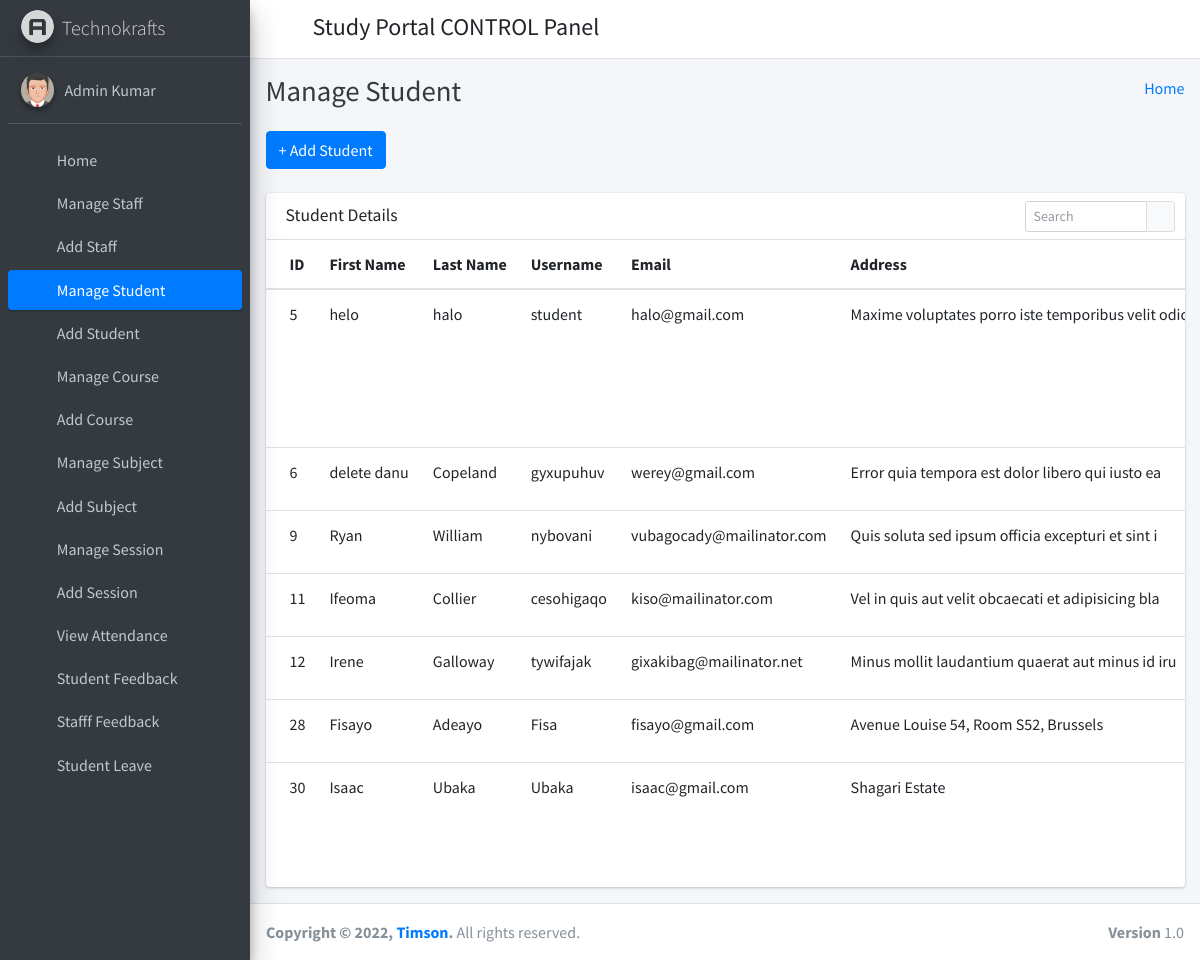
Screenshot of /manage_student/ (signed in) with the database file from the repository.
### student_management_app/models.py (models this page shows)
class CustomUser(AbstractUser):
    user_type_data = ((1, "HOD"), (2, "Staff"), (3, "Student"))
    user_type = models.CharField(default=1, choices=user_type_data, max_length=10)

class Students(models.Model):
    id = models.AutoField(primary_key=True)
    admin = models.OneToOneField(CustomUser, on_delete = models.CASCADE)
    gender = models.CharField(max_length=50)
    profile_pic = models.FileField()
    address = models.TextField()
    course_id = models.ForeignKey(Courses, on_delete=models.CASCADE)
    session_year_id = models.ForeignKey(SessionYearModel, on_delete=models.CASCADE)
    created_at = models.DateTimeField(auto_now_add=True)
    updated_at = models.DateTimeField(auto_now=True)
    objects = models.Manager()

### student_management_app/HodViews.py (the view)
# urls.py: path('manage_student/', HodViews.manage_student, name="manage_student"),
def manage_student(request):
    students = Students.objects.all()
    context = {
        "students": students
    }
    return render(request, 'hod_template/manage_student_template.html', context)

### student_management_app/LoginCheckMiddleWare.py (called while the page is built, shortened)
    def process_view(self, request, view_func, view_args, view_kwargs):
        modulename = view_func.__module__
        user = request.user
        if user.is_authenticated:
            if user.user_type == "1":
                if modulename == "student_management_app.HodViews":
                    pass
                elif modulename == "student_management_app.views" or modulename == "django.views.static":
                    pass
                else:
                    return redirect("admin_home")
            else:
                return redirect("login")
        else:
            if request.path == reverse("login") or request.path == reverse("doLogin"):
                pass
            else:
                return redirect("login")

### student_management_app/templates/hod_template/manage_student_template.html (shortened to what this page needs)
{% extends 'hod_template/base_template.html' %}
{% block page_title %}
    Manage Student
{% endblock page_title %}
{% block main_content %}
{% load static %}
<section class="content">
        <div class="container-fluid">
            <a class="btn btn-primary" href="{% url 'add_student' %}" role="button">+ Add Student</a> <br/>&nbsp;
            <div class="row">
                <div class="col-md-12">
                    <div class="card">
                        <div class="card-header">
                            <h3 class="card-title">Student Details</h3>
                            <div class="card-tools">
                            <div class="input-group input-group-sm" style="width: 150px;">
                                <input type="text" name="table_search" class="form-control float-right" placeholder="Search">
                                <div class="input-group-append">
                                <button type="submit" class="btn btn-default"><i class="fas fa-search"></i></button>
                                </div>
                            </div>
                            </div>
                        </div>
                        <div class="card-body table-responsive p-0">
                            <table class="table table-hover text-nowrap">
                            <thead>
                                <tr>
                                <th>ID</th>
                                <th>First Name</th>
                                <th>Last Name</th>
                                <th>Username</th>
                                <th>Email</th>
                                <th>Address</th>
                                </tr>
                            </thead>
                            <tbody>
                                {% for student in students %}
                                <tr>
                                <td>{{ student.admin.id }}</td>
                                <td>{{ student.admin.first_name }}</td>
                                <td>{{ student.admin.last_name }}</td>
                                <td>{{ student.admin.username }}</td>
                                <td>{{ student.admin.email }}</td>
                                <td>{{ student.address }}</td>
                                </tr>
                                {% endfor %}
                            </tbody>
                            </table>
                        </div>
                        </div>
                </div>
            </div>
        </div>
      </section>
  {% endblock main_content %}

### student_management_app/templates/hod_template/base_template.html (shortened to what this page needs)
{% load static %}
<!DOCTYPE html>
<html>
<head>
  <link rel="stylesheet" href="{% static "fontawesome-free/css/all.min.css" %}">
  <link rel="stylesheet" href="https://code.ionicframework.com/ionicons/2.0.1/css/ionicons.min.css">
  <link rel="stylesheet" href="{% static 'tempusdominus-bootstrap-4/css/tempusdominus-bootstrap-4.min.css' %}">
  <link rel="stylesheet" href="{% static "icheck-bootstrap/icheck-bootstrap.min.css" %}">
  <link rel="stylesheet" href="{% static "jqvmap/jqvmap.min.css" %}">
  <link rel="stylesheet" href="{% static 'dist/css/adminlte.min.css'  %}">
  <link rel="stylesheet" href="{% static "overlayScrollbars/css/OverlayScrollbars.min.css" %}">
  <link rel="stylesheet" href="{% static "daterangepicker/daterangepicker.css" %}">
  <link rel="stylesheet" href="{% static "summernote/summernote-bs4.css" %}">
</head>
<body class="hold-transition sidebar-mini layout-fixed">
  <div class="wrapper">
    <nav class="main-header navbar navbar-expand navbar-white navbar-light">
      <ul class="navbar-nav">
        <li class="nav-item">
          <a class="nav-link" data-widget="pushmenu" href="#" role="button"><i class="fas fa-bars"></i></a>
        </li>
      </ul>
      <h4 style="margin-left: 10px; margin-top: 5px;">Study Portal CONTROL Panel </h4>
      <ul class="navbar-nav ml-auto">
      <li class="nav-item dropdown">
        <a class="nav-link" data-toggle="dropdown" href="#" aria-expanded="false">
          <i class="fas fa-cog"></i>
        </a>
      </li>
    </ul>
    </nav>
    {% include 'hod_template/sidebar_template.html' with user=user id=id %}
    <div class="content-wrapper">
      <div class="content-header">
        <div class="container-fluid">
          <div class="row mb-2">
            <div class="col-sm-6">
              <h1 class="m-0 text-dark">
                {% block page_title %}
                {% endblock page_title %}
              </h1>
            </div>
            <div class="col-sm-6">
              <ol class="breadcrumb float-sm-right">
                <li class="breadcrumb-item"><a href="{% url 'admin_home' %}">Home</a></li>
              </ol>
            </div>
          </div>
        </div>
      </div>
      {% block main_content %}
      {% endblock main_content %}
    </div>
    {% include 'hod_template/footer.html' %}
  </div>
</body>
</html>

### student_management_app/templates/hod_template/sidebar_template.html (shortened to what this page needs)
{% load static %}
<aside class="main-sidebar sidebar-dark-primary elevation-4">
      <a href="{% url 'admin_home' %}" class="brand-link">
        <img src="{% static 'dist/img/AdminLTELogo.png' %}" alt="AdminLTE Logo" class="brand-image img-circle elevation-3"
            style="opacity: .8">
        <span class="brand-text font-weight-light">Technokrafts</span>
      </a>
      <div class="sidebar">
        <div class="user-panel mt-3 pb-3 mb-3 d-flex">
          <div class="image">
            <img src="{% static 'dist/img/user2-160x160.jpg' %}" class="img-circle elevation-2" alt="User Image">
          </div>
          <div class="info">
            <a href="{% url 'admin_profile' %}" class="d-block">{{ user.first_name }} {{ user.last_name }}</a>
          </div>
        </div>
        <nav class="mt-2">
          <ul class="nav nav-pills nav-sidebar flex-column" data-widget="treeview" role="menu" data-accordion="false">
            <li class="nav-item">
              {% url 'admin_home' as admin_home %}
              <a href="{{ admin_home }}" class="nav-link {% if request.path == admin_home %} active {% endif %}">
                <i class="nav-icon fas fa-tachometer-alt"></i>
                <p>
                  Home
                </p>
              </a>
            </li>
            <li class="nav-item">
              {% url 'manage_staff' as manage_staff %}
              {% url 'edit_staff' staff_id=id as edit_staff %}
              <a href="{{ manage_staff }}" class="nav-link {% if request.path == manage_staff %} active {% endif %} {% if request.path == edit_staff %} active {% endif %}">
                <i class="nav-icon fas fa-chalkboard-teacher"></i>
                <p>
                  Manage Staff
                </p>
              </a>
            </li>
            <li class="nav-item">
              {% url 'add_staff' as add_staff %}
              <a href="{{ add_staff }}" class="nav-link {% if request.path == add_staff %} active {% endif %}">
                <i class="nav-icon fas fa-th"></i>
                <p>
                  Add Staff
                </p>
              </a>
            </li>
            <li class="nav-item">
              {% url 'manage_student' as manage_student %}
              {% url 'edit_student' student_id=id as edit_student %}
              <a href="{{ manage_student }}" class="nav-link {% if request.path == manage_student %} active {% endif %} {% if request.path == edit_student %} active {% endif %}">
                <i class="nav-icon fas fa-user-graduate"></i>
                <p>
                  Manage Student
                </p>
              </a>
            </li>
            <li class="nav-item">
              {% url 'add_student' as add_student %}
              <a href="{{ add_student }}" class="nav-link {% if request.path == add_student %} active {% endif %}">
                <i class="nav-icon fas fa-th"></i>
                <p>
                  Add Student
                </p>
              </a>
            </li>
            <li class="nav-item">
              {% url 'manage_course' as manage_course %}
              {% url 'edit_course' course_id=id as edit_course %}
              <a href="{{ manage_course }}" class="nav-link {% if request.path == manage_course %} active {% endif %} {% if request.path == edit_course %} active {% endif %}">
                <i class="nav-icon fas fa-chalkboard"></i>
                <p>
                  Manage Course
                </p>
              </a>
            </li>
            <li class="nav-item">
            {% url 'add_course' as add_course %}
              <a href="{{ add_course }}" class="nav-link {% if request.path == add_course %} active {% endif %}">
                <i class="nav-icon fas fa-th"></i>
                <p>
                  Add Course
                </p>
              </a>
            </li>
            <li class="nav-item">
              {% url 'manage_subject' as manage_subject %}
              {% url 'edit_subject' subject_id=id as edit_subject %}
              <a href="{{ manage_subject }}" class="nav-link {% if request.path == manage_subject %} active {% endif %} {% if request.path == edit_subject %} active {% endif %}">
                <i class="nav-icon fas fa-book"></i>
                <p>
                  Manage Subject
                </p>
              </a>
            </li>
            <li class="nav-item">
              {% url 'add_subject' as add_subject %}
              <a href="{{ add_subject }}" class="nav-link {% if request.path == add_subject %} active {% endif %}">
                <i class="nav-icon fas fa-th"></i>
                <p>
                  Add Subject
                </p>
              </a>
            </li>
            <li class="nav-item">
              {% url 'manage_session' as manage_session %}
              {% url 'edit_session' session_id=id as edit_session %}
              <a href="{{ manage_session }}" class="nav-link {% if request.path == manage_session %} active {% endif %} {% if request.path == edit_session %} active {% endif %}">
                <i class="nav-icon fas fa-graduation-cap"></i>
                <p>
                  Manage Session
                </p>
              </a>
            </li>
            <li class="nav-item">
              {% url 'add_session' as add_session %}
              <a href="{{ add_session }}" class="nav-link {% if request.path == add_session %} active {% endif %}">
                <i class="nav-icon fas fa-th"></i>
                <p>
                  Add Session
                </p>
              </a>
            </li>
            <li class="nav-item">
              {% url 'admin_view_attendance' as admin_view_attendance %}
              <a href="{{ admin_view_attendance }}" class="nav-link {% if request.path == admin_view_attendance %} active {% endif %}">
                <i class="nav-icon fas fa-calendar-alt"></i>
                <p>
                  View Attendance
                </p>
              </a>
            </li>
            <li class="nav-item">
              {% url 'student_feedback_message' as student_feedback_message %}
              <a href="{{ student_feedback_message }}" class="nav-link {% if request.path == student_feedback_message %} active {% endif %}">
                <i class="nav-icon fas fa-th"></i>
                <p>
                  Student Feedback
                </p>
              </a>
            </li>
            <li class="nav-item">
              {% url 'staff_feedback_message' as staff_feedback_message %}
              <a href="{{ staff_feedback_message }}" class="nav-link {% if request.path == staff_feedback_message %} active {% endif %}">
                <i class="nav-icon fas fa-th"></i>
                <p>
                  Stafff Feedback
                </p>
              </a>
            </li>
            <li class="nav-item">
              {% url 'student_leave_view' as student_leave_view %}
              <a href="{{ student_leave_view }}" class="nav-link {% if request.path == student_leave_view %} active {% endif %}">
                <i class="nav-icon fas fa-th"></i>
                <p>
                  Student Leave
                </p>
              </a>
            </li>
            <li class="nav-item">
              {% url 'staff_leave_view' as staff_leave_view %}
              <a href="{{ staff_leave_view }}" class="nav-link {% if request.path == staff_leave_view %} active {% endif %}">
                <p>
                </p>
              </a>
            </li>
          </ul>
        </nav>
      </div>
    </aside>

### student_management_app/templates/hod_template/footer.html
<footer class="main-footer">
      <strong>Copyright &copy; {% now "Y" %}, <a href="https://www.linkedin.com/in/folorunso-timson-86ab9780/">Timson</a>.</strong>
      All rights reserved.
      <div class="float-right d-none d-sm-inline-block">
        <b>Version</b> 1.0
      </div>
    </footer>

### rows the page displays
CustomUser: first_name "Admin", last_name "Kumar"
Students: admin.id "5", admin.first_name "helo", admin.last_name "halo", admin.username "student", admin.email "halo@gmail.com", address "Maxime voluptates porro iste temporibus velit…"
Students: admin.id "6", admin.first_name "delete danu", admin.last_name "Copeland", admin.username "gyxupuhuv", admin.email "werey@gmail.com", address "Error quia tempora est dolor libero qui iusto ea"
Students: admin.id "9", admin.first_name "Ryan", admin.last_name "William", admin.username "nybovani", admin.email "vubagocady@mailinator.com", address "Quis soluta sed ipsum officia excepturi et sint i"
Students: admin.id "11", admin.first_name "Ifeoma", admin.last_name "Collier", admin.username "cesohigaqo", admin.email "kiso@mailinator.com", address "Vel in quis aut velit obcaecati et adipisicing bla"
Students: admin.id "12", admin.first_name "Irene", admin.last_name "Galloway", admin.username "tywifajak", admin.email "gixakibag@mailinator.net", address "Minus mollit laudantium quaerat aut minus id iru"
Students: admin.id "28", admin.first_name "Fisayo", admin.last_name "Adeayo", admin.username "Fisa", admin.email "fisayo@gmail.com", address "Avenue Louise 54, Room S52, Brussels"
Students: admin.id "30", admin.first_name "Isaac", admin.last_name "Ubaka", admin.username "Ubaka", admin.email "isaac@gmail.com", address "Shagari Estate"
